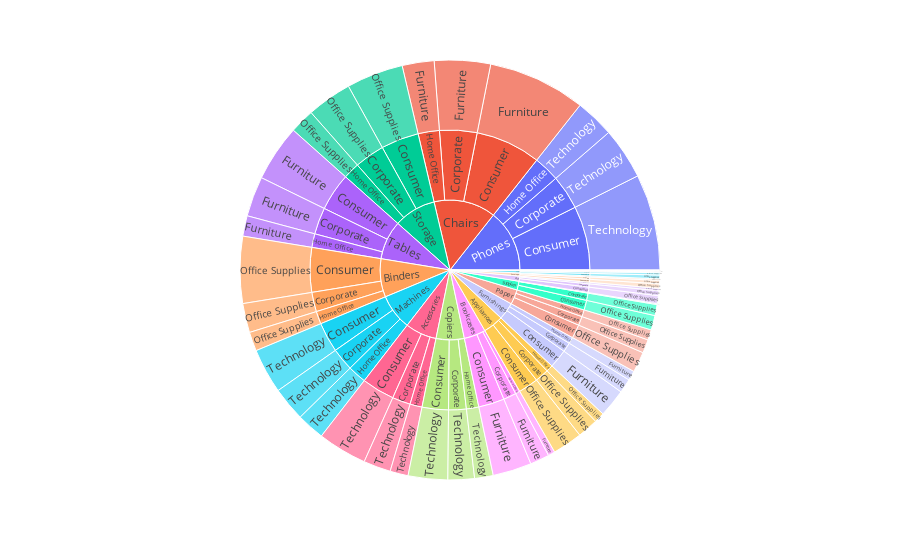

Notebook source saved alongside this figure:
### Code cell
import plotly.express as px

# ... (prepare hierarchical data)
# ...

fig = px.sunburst(df, path=['Sub-Category', 'Segment', 'Category'], values='Sales')
fig.show()
#sunburst chart Ideal for displaying hierarchical data in a radial layout.

### Figure 1 — Plotly figure (JSON) as saved in the notebook; plotly's stock layout.template omitted (floating-point values rounded to 4 significant figures)
{"data": [{"branchvalues": "total", "domain": {"x": [0, 1], "y": [0, 1]}, "hovertemplate": "labels=%{label}<br>Sales=%{value}<br>parent=%{parent}<br>id=%{id}<extra></extra>", "ids": ["Bookcases/Consumer/Furniture", "Chairs/Consumer/Furniture", "Furnishings/Consumer/Furniture", "Tables/Consumer/Furniture", "Bookcases/Corporate/Furniture", "Chairs/Corporate/Furniture", "Furnishings/Corporate/Furniture", "Tables/Corporate/Furniture", "Bookcases/Home Office/Furniture", "Chairs/Home Office/Furniture", "Furnishings/Home Office/Furniture", "Tables/Home Office/Furniture", "Appliances/Consumer/Office Supplies", "Art/Consumer/Office Supplies", "Binders/Consumer/Office Supplies", "Envelopes/Consumer/Office Supplies", "Fasteners/Consumer/Office Supplies", "Labels/Consumer/Office Supplies", "Paper/Consumer/Office Supplies", "Storage/Consumer/Office Supplies", "Supplies/Consumer/Office Supplies", "Appliances/Corporate/Office Supplies", "Art/Corporate/Office Supplies", "Binders/Corporate/Office Supplies", "Envelopes/Corporate/Office Supplies", "Fasteners/Corporate/Office Supplies", "Labels/Corporate/Office Supplies", "Paper/Corporate/Office Supplies", "Storage/Corporate/Office Supplies", "Supplies/Corporate/Office Supplies", "Appliances/Home Office/Office Supplies", "Art/Home Office/Office Supplies", "Binders/Home Office/Office Supplies", "Envelopes/Home Office/Office Supplies", "Fasteners/Home Office/Office Supplies", "Labels/Home Office/Office Supplies", "Paper/Home Office/Office Supplies", "Storage/Home Office/Office Supplies", "Supplies/Home Office/Office Supplies", "Accessories/Consumer/Technology", "Copiers/Consumer/Technology", "Machines/Consumer/Technology", "Phones/Consumer/Technology", "Accessories/Corporate/Technology", "Copiers/Corporate/Technology", "Machines/Corporate/Technology", "Phones/Corporate/Technology", "Accessories/Home Office/Technology", "Copiers/Home Office/Technology", "Machines/Home Office/Technology", "Phones/Home Office/Technology", "Accessories/Consumer", "Appliances/Consumer", "Art/Consumer", "Binders/Consumer", "Bookcases/Consumer", "Chairs/Consumer", "Copiers/Consumer", "Envelopes/Consumer", "Fasteners/Consumer", "Furnishings/Consumer", "Labels/Consumer", "Machines/Consumer", "Paper/Consumer", "Phones/Consumer", "Storage/Consumer", "Supplies/Consumer", "Tables/Consumer", "Accessories/Corporate", "Appliances/Corporate", "Art/Corporate", "Binders/Corporate", "Bookcases/Corporate", "Chairs/Corporate", "Copiers/Corporate", "Envelopes/Corporate", "Fasteners/Corporate", "Furnishings/Corporate", "Labels/Corporate", "Machines/Corporate", "Paper/Corporate", "Phones/Corporate", "Storage/Corporate", "Supplies/Corporate", "Tables/Corporate", "Accessories/Home Office", "Appliances/Home Office", "Art/Home Office", "Binders/Home Office", "Bookcases/Home Office", "Chairs/Home Office", "Copiers/Home Office", "Envelopes/Home Office", "Fasteners/Home Office", "Furnishings/Home Office", "Labels/Home Office", "Machines/Home Office", "Paper/Home Office", "Phones/Home Office", "Storage/Home Office", "Supplies/Home Office", "Tables/Home Office", "Accessories", "Appliances", "Art", "Binders", "Bookcases", "Chairs", "Copiers", "Envelopes", "Fasteners", "Furnishings", "Labels", "Machines", "Paper", "Phones", "Storage", "Supplies", "Tables"], "labels": ["Furniture", "Furniture", "Furniture", "Furniture", "Furniture", "Furniture", "Furniture", "Furniture", "Furniture", "Furniture", "Furniture", "Furniture", "Office Supplies", "Office Supplies", "Office Supplies", "Office Supplies", "Office Supplies", "Office Supplies", "Office Supplies", "Office Supplies", "Office Supplies", "Office Supplies", "Office Supplies", "Office Supplies", "Office Supplies", "Office Supplies", "Office Supplies", "Office Supplies", "Office Supplies", "Office Supplies", "Office Supplies", "Office Supplies", "Office Supplies", "Office Supplies", "Office Supplies", "Office Supplies", "Office Supplies", "Office Supplies", "Office Supplies", "Technology", "Technology", "Technology", "Technology", "Technology", "Technology", "Technology", "Technology", "Technology", "Technology", "Technology", "Technology", "Consumer", "Consumer", "Consumer", "Consumer", "Consumer", "Consumer", "Consumer", "Consumer", "Consumer", "Consumer", "Consumer", "Consumer", "Consumer", "Consumer", "Consumer", "Consumer", "Consumer", "Corporate", "Corporate", "Corporate", "Corporate", "Corporate", "Corporate", "Corporate", "Corporate", "Corporate", "Corporate", "Corporate", "Corporate", "Corporate", "Corporate", "Corporate", "Corporate", "Corporate", "Home Office", "Home Office", "Home Office", "Home Office", "Home Office", "Home Office", "Home Office", "Home Office", "Home Office", "Home Office", "Home Office", "Home Office", "Home Office", "Home Office", "Home Office", "Home Office", "Home Office", "Accessories", "Appliances", "Art", "Binders", "Bookcases", "Chairs", "Copiers", "Envelopes", "Fasteners", "Furnishings", "Labels", "Machines", "Paper", "Phones", "Storage", "Supplies", "Tables"], "name": "", "parents": ["Bookcases/Consumer", "Chairs/Consumer", "Furnishings/Consumer", "Tables/Consumer", "Bookcases/Corporate", "Chairs/Corporate", "Furnishings/Corporate", "Tables/Corporate", "Bookcases/Home Office", "Chairs/Home Office", "Furnishings/Home Office", "Tables/Home Office", "Appliances/Consumer", "Art/Consumer", "Binders/Consumer", "Envelopes/Consumer", "Fasteners/Consumer", "Labels/Consumer", "Paper/Consumer", "Storage/Consumer", "Supplies/Consumer", "Appliances/Corporate", "Art/Corporate", "Binders/Corporate", "Envelopes/Corporate", "Fasteners/Corporate", "Labels/Corporate", "Paper/Corporate", "Storage/Corporate", "Supplies/Corporate", "Appliances/Home Office", "Art/Home Office", "Binders/Home Office", "Envelopes/Home Office", "Fasteners/Home Office", "Labels/Home Office", "Paper/Home Office", "Storage/Home Office", "Supplies/Home Office", "Accessories/Consumer", "Copiers/Consumer", "Machines/Consumer", "Phones/Consumer", "Accessories/Corporate", "Copiers/Corporate", "Machines/Corporate", "Phones/Corporate", "Accessories/Home Office", "Copiers/Home Office", "Machines/Home Office", "Phones/Home Office", "Accessories", "Appliances", "Art", "Binders", "Bookcases", "Chairs", "Copiers", "Envelopes", "Fasteners", "Furnishings", "Labels", "Machines", "Paper", "Phones", "Storage", "Supplies", "Tables", "Accessories", "Appliances", "Art", "Binders", "Bookcases", "Chairs", "Copiers", "Envelopes", "Fasteners", "Furnishings", "Labels", "Machines", "Paper", "Phones", "Storage", "Supplies", "Tables", "Accessories", "Appliances", "Art", "Binders", "Bookcases", "Chairs", "Copiers", "Envelopes", "Fasteners", "Furnishings", "Labels", "Machines", "Paper", "Phones", "Storage", "Supplies", "Tables", "", "", "", "", "", "", "", "", "", "", "", "", "", "", "", "", ""], "type": "sunburst", "values": [68630.0, 172900.0, 49620.0, 99930.0, 34010.0, 99140.0, 25000.0, 70870.0, 12240.0, 56450.0, 17080.0, 36160.0, 52820.0, 14250.0, 118200.0, 7771.0, 1681.0, 6709.0, 36320.0, 100500.0, 25740.0, 36590.0, 8590.0, 51560.0, 5943.0, 783.3, 4102.0, 23880.0, 79790.0, 19440.0, 18120.0, 4276.0, 33690.0, 2763.0, 560.0, 1675.0, 18270.0, 43560.0, 1497.0, 87110.0, 69820.0, 79540.0, 169900.0, 48190.0, 46830.0, 60280.0, 91150.0, 32080.0, 32880.0, 49420.0, 68920.0, 87110.0, 52820.0, 14250.0, 118200.0, 68630.0, 172900.0, 69820.0, 7771.0, 1681.0, 49620.0, 6709.0, 79540.0, 36320.0, 169900.0, 100500.0, 25740.0, 99930.0, 48190.0, 36590.0, 8590.0, 51560.0, 34010.0, 99140.0, 46830.0, 5943.0, 783.3, 25000.0, 4102.0, 60280.0, 23880.0, 91150.0, 79790.0, 19440.0, 70870.0, 32080.0, 18120.0, 4276.0, 33690.0, 12240.0, 56450.0, 32880.0, 2763.0, 560.0, 17080.0, 1675.0, 49420.0, 18270.0, 68920.0, 43560.0, 1497.0, 36160.0, 167400.0, 107500.0, 27120.0, 203400.0, 114900.0, 328400.0, 149500.0, 16480.0, 3024.0, 91710.0, 12490.0, 189200.0, 78480.0, 330000.0, 223800.0, 46670.0, 207000.0]}], "layout": {"legend": {"tracegroupgap": 0}, "margin": {"t": 60}}}
